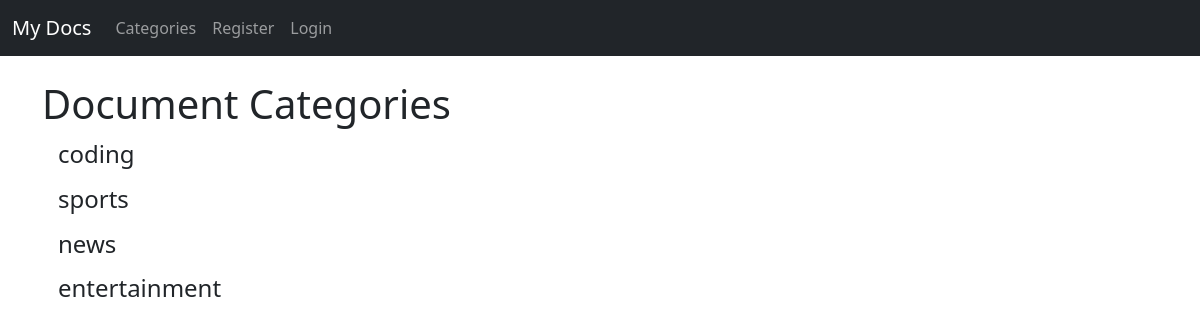
Page /category-list/ on the earlier database version.
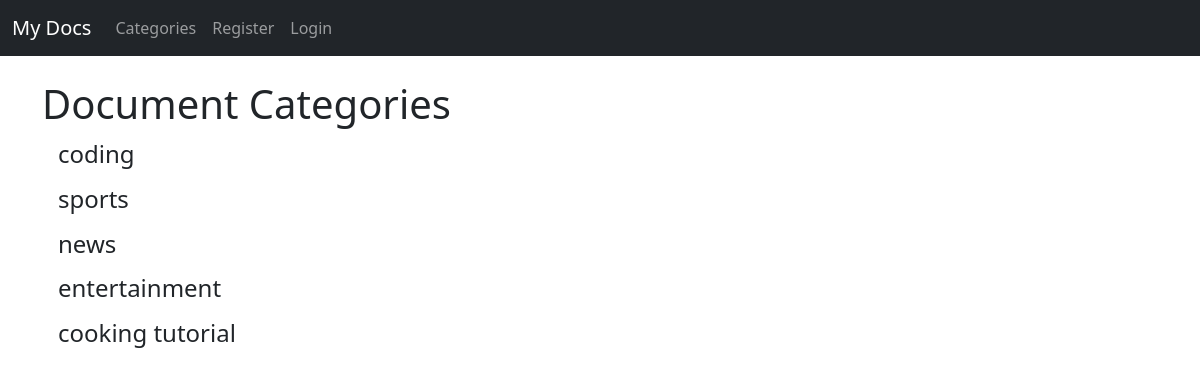
Same page on the later database version.
### theblog/models.py (models this page shows, shortened)
class Category(models.Model):
    name = models.CharField(max_length=255)
    def __str__(self):
        return self.name

### theblog/views.py (the view)
# urls.py: path('category-list/', CategoryListView, name='category-list'),
def CategoryListView(request):
    cat_menu_list = Category.objects.all()
    return render(request, 'category_list.html', {'cat_menu_list': cat_menu_list})

### theblog/templates/category_list.html (shortened to what this page needs)
{% extends 'base.html' %}
{% block content %}
    <h1>Document Categories</h1>
    {% for item in cat_menu_list %}
                  <h4><a class="dropdown-item" href="{% url 'category' item|slugify %}">{{item}}</a></h4>
    {% endfor %}
{% endblock %}

Differences in the rows shown:
added Category: name "cooking tutorial"
